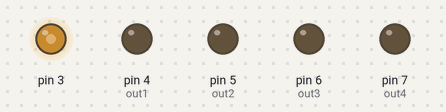
A sketch run on a simulated Arduino Uno, built with avr-gcc and run on an emulated ATmega328P. On the bench: output pins drawn as LEDs (lit = HIGH). Pins used as bus, display or sensor lines are not drawn.

Above: at 0.12 s.
At 0.62 s:
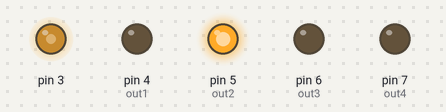
At 1.12 s:
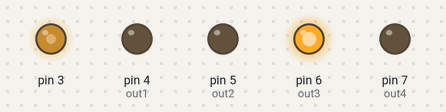
At 2.37 s:
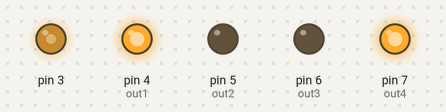
At 3.87 s:
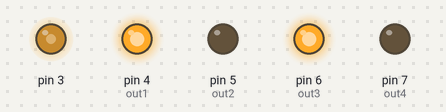
At 5.37 s:
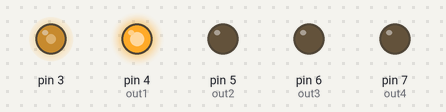
Timing chart, 0 to 5.8 s (numbered marks = the images above):
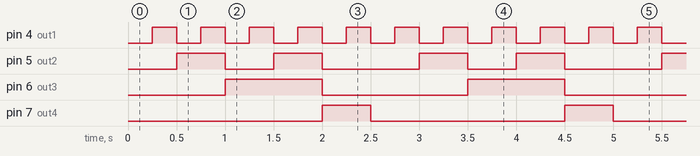

Measured:
- by itself, pin 4 (out1): alternates HIGH for 0.25 s and LOW for 0.25 s
- by itself, pin 5 (out2): repeats every 2.5 s: LOW 0.50 s, HIGH 0.50 s, LOW 1.0 s, HIGH 0.50 s
- by itself, pin 6 (out3): alternates HIGH for 1.0 s and LOW for 1.5 s
- by itself, pin 7 (out4): alternates HIGH for 0.50 s and LOW for 2.0 s

The sketch:

test.ino
```cpp
int out1 = 4;
int out2 = 5;
int out3 = 6;
int out4 = 7;

int key1= 8;
int key2= 9;
int key3= 10;
int key4= 11;

void setup() {
  // задаем частоту ШИМ на 3 выводе 30кГц
  TCCR2B=TCCR2B&0b11111000|0x01;
  analogWrite(3,130);

  pinMode(out1,OUTPUT);
  pinMode(out2,OUTPUT);
  pinMode(out3,OUTPUT);
  pinMode(out4,OUTPUT);

  pinMode(key1,OUTPUT);
  pinMode(key2,OUTPUT);
  pinMode(key3,OUTPUT);
  pinMode(key4,OUTPUT);
}
void loop(){
  digitalWrite(key1,HIGH);
  digitalWrite(key2,LOW);
  digitalWrite(key3,LOW);
  digitalWrite(key4,LOW);


   for (int a=0; a<=9; a++){
       // a=0;
      show(a);
   delay(250);
     }

//int a=3;
//show(a);
}

// void show(int a[])
void show(int a)
{
 setNumber(a);
}

void setNumber(int num)
{
 switch (num)
 {
   case 0:
   digitalWrite (out1,LOW);
   digitalWrite (out2,LOW);
   digitalWrite (out3,LOW);
   digitalWrite (out4,LOW);
   break;
   case 1:
   digitalWrite (out1,HIGH);
   digitalWrite (out2,LOW);
   digitalWrite (out3,LOW);
   digitalWrite (out4,LOW);
   break;
   case 2:
   digitalWrite (out1,LOW);
   digitalWrite (out2,HIGH);
   digitalWrite (out3,LOW);
   digitalWrite (out4,LOW);
   break;
   case 3:
   digitalWrite (out1,HIGH);
   digitalWrite (out2,HIGH);
   digitalWrite (out3,LOW);
   digitalWrite (out4,LOW);
   break;
   case 4:
   digitalWrite (out1,LOW);
   digitalWrite (out2,LOW);
   digitalWrite (out3,HIGH);
   digitalWrite (out4,LOW);
   break;
   case 5:
   digitalWrite (out1,HIGH);
   digitalWrite (out2,LOW);
   digitalWrite (out3,HIGH);
   digitalWrite (out4,LOW);
   break;
   case 6:
   digitalWrite (out1,LOW);
   digitalWrite (out2,HIGH);
   digitalWrite (out3,HIGH);
   digitalWrite (out4,LOW);
   break;
   case 7:
   digitalWrite (out1,HIGH);
   digitalWrite (out2,HIGH);
   digitalWrite (out3,HIGH);
   digitalWrite (out4,LOW);
   break;
   case 8:
   digitalWrite (out1,LOW);
   digitalWrite (out2,LOW);
   digitalWrite (out3,LOW);
   digitalWrite (out4,HIGH);
   break;
   case 9:
   digitalWrite (out1,HIGH);
   digitalWrite (out2,LOW);
   digitalWrite (out3,LOW);
   digitalWrite (out4,HIGH);
   break;
 }
}
```
